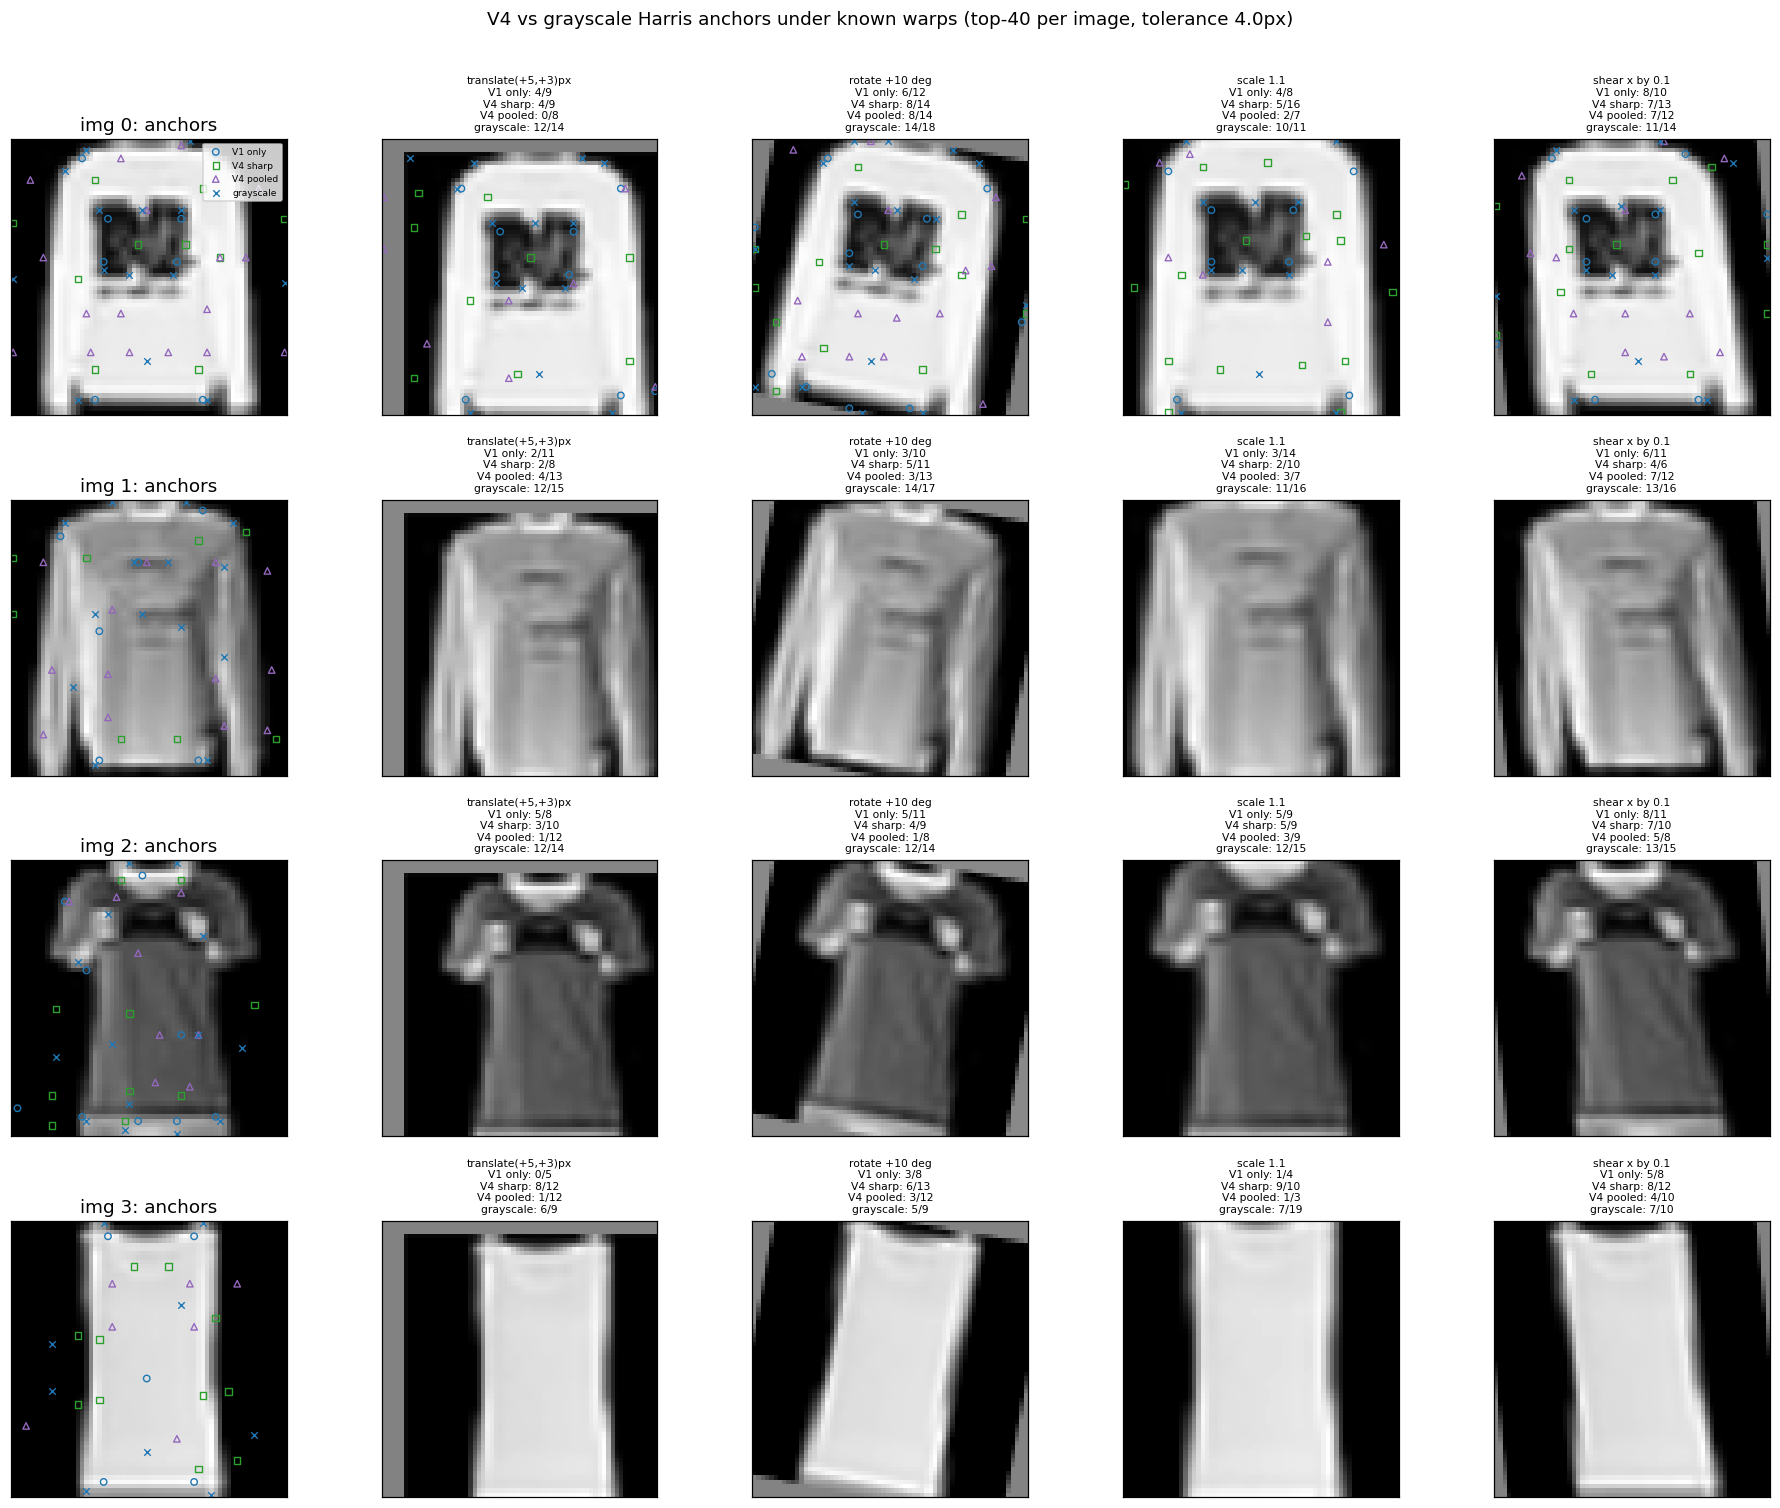

Here is the Python script that generated this plot:
"""V4 features as anchor-point detector for deformable registration.

Computes a Harris-style cornerness response on the rich V4 feature map
(320 oriented + multi-scale + Lie-group channels) instead of the
single-channel grayscale gradient. Locations where the feature
*vector* changes rapidly in two directions are candidate anchors --
analogous to Harris corners but using multi-scale, multi-orientation
content rather than raw pixel gradients.

Tests repeatability: detect anchors in the original image and in a
known-warped version, then count how many anchors line up under the
warp (within a small pixel tolerance). Compares against plain
grayscale Harris as a baseline.

Run:
    python examples/v4_anchor_points.py
"""

from __future__ import annotations

import argparse
import gzip
import os
import struct
import sys

import matplotlib
import matplotlib.pyplot as plt
import torch
import torch.nn.functional as F

sys.path.insert(0, os.path.join(os.path.dirname(__file__), os.pardir))

from zebrastack.common.it_stages import V4Backbone
from zebrastack.common.v4_recursive_filters import (
    RecursiveFiltersV4, standard_v1_spec,
)


def read_idx_images(path):
    with gzip.open(path, "rb") as f:
        magic, n, h, w = struct.unpack(">IIII", f.read(16))
        data = f.read(n * h * w)
    return torch.frombuffer(bytearray(data), dtype=torch.uint8).reshape(n, h, w).float() / 255.0


def harris_on_features(features: torch.Tensor, sigma: float = 2.0,
                       kappa: float = 0.04) -> torch.Tensor:
    """Harris cornerness on a multi-channel feature map.

    Standard Harris corner detector but the structure tensor is summed
    over the input feature channels rather than computed from a single
    grayscale image. Pixels where the feature vector changes rapidly in
    two directions get high scores.
    """
    f = features
    fx = torch.zeros_like(f); fy = torch.zeros_like(f)
    fx[..., :, 1:-1] = (f[..., :, 2:] - f[..., :, :-2]) * 0.5
    fy[..., 1:-1, :] = (f[..., 2:, :] - f[..., :-2, :]) * 0.5

    Ixx = (fx * fx).sum(dim=1, keepdim=True)
    Ixy = (fx * fy).sum(dim=1, keepdim=True)
    Iyy = (fy * fy).sum(dim=1, keepdim=True)

    ksize = int(round(6 * sigma)) | 1
    half = ksize // 2
    grid = torch.arange(ksize, dtype=torch.float32) - half
    g1d = torch.exp(-(grid ** 2) / (2.0 * sigma ** 2))
    g1d = g1d / g1d.sum()
    kx = g1d.view(1, 1, 1, ksize)
    ky = g1d.view(1, 1, ksize, 1)
    def smooth(t):
        t = F.pad(t, (half, half, half, half), mode="reflect")
        t = F.conv2d(t, kx)
        t = F.conv2d(t, ky)
        return t
    Ixx = smooth(Ixx); Ixy = smooth(Ixy); Iyy = smooth(Iyy)

    det = Ixx * Iyy - Ixy * Ixy
    tr = Ixx + Iyy
    return (det - kappa * tr * tr).squeeze(1)


def harris_grayscale(image: torch.Tensor, sigma: float = 2.0,
                     kappa: float = 0.04) -> torch.Tensor:
    """Standard Harris on a single-channel image (B, 1, H, W) -> (B, H, W)."""
    return harris_on_features(image, sigma=sigma, kappa=kappa)


def nms_topk(score: torch.Tensor, k: int, window: int = 9,
             min_score: float | None = None) -> torch.Tensor:
    """Non-maximum suppression. Returns (k, 2) tensor of (y, x) coordinates."""
    s = score.unsqueeze(0).unsqueeze(0)
    pooled = F.max_pool2d(s, kernel_size=window, stride=1, padding=window // 2)
    is_max = (s == pooled).squeeze(0).squeeze(0)
    s_flat = score * is_max.float()
    if min_score is not None:
        s_flat = s_flat * (s_flat > min_score).float()
    flat = s_flat.view(-1)
    vals, idx = flat.topk(min(k, flat.numel()))
    h, w = score.shape
    ys = idx // w
    xs = idx % w
    keep = vals > 0
    return torch.stack([ys[keep], xs[keep]], dim=-1)


def warp_image(image: torch.Tensor, theta: torch.Tensor) -> torch.Tensor:
    """Apply a 2x3 affine theta to an (B, 1, H, W) image via grid_sample."""
    grid = F.affine_grid(theta, image.shape, align_corners=False)
    return F.grid_sample(image, grid, mode="bilinear",
                         padding_mode="zeros", align_corners=False)


def transform_points(pts: torch.Tensor, theta: torch.Tensor,
                     h: int, w: int) -> torch.Tensor:
    """Transform anchor (y, x) coordinates by the inverse of theta.

    grid_sample warps the image so output(p) = input(theta @ p_norm).
    To find where an anchor in the *output* image came from in the
    *input* image, apply theta directly to the normalized output point.
    Reverses the transformation to give the corresponding input-image
    pixel for each output anchor.
    """
    if pts.numel() == 0:
        return pts
    ys = pts[:, 0].float()
    xs = pts[:, 1].float()
    nx = (xs / (w - 1)) * 2.0 - 1.0
    ny = (ys / (h - 1)) * 2.0 - 1.0
    nh = torch.stack([nx, ny, torch.ones_like(nx)], dim=-1)
    th = theta[0]
    out = nh @ th.t()
    sx = (out[:, 0] + 1.0) * 0.5 * (w - 1)
    sy = (out[:, 1] + 1.0) * 0.5 * (h - 1)
    return torch.stack([sy, sx], dim=-1)


def repeatability(pts_orig: torch.Tensor, pts_warped: torch.Tensor,
                  theta: torch.Tensor, h: int, w: int,
                  tol: float = 3.0) -> tuple[int, int]:
    """Count how many warped-image anchors lie close to a transformed orig anchor."""
    if pts_orig.numel() == 0 or pts_warped.numel() == 0:
        return 0, max(len(pts_warped), 1)
    pts_warped_in_orig = transform_points(pts_warped.float(), theta, h, w)
    diff = pts_orig.float().unsqueeze(0) - pts_warped_in_orig.unsqueeze(1)
    d = (diff ** 2).sum(dim=-1).sqrt()
    matched = (d.min(dim=-1).values < tol).sum().item()
    return int(matched), len(pts_warped)


def plot_anchors(ax, image: torch.Tensor, pts: torch.Tensor, title: str,
                 color: str = "lime"):
    ax.imshow(image.squeeze().numpy(), cmap="gray")
    if len(pts) > 0:
        ax.scatter(pts[:, 1].numpy(), pts[:, 0].numpy(),
                   s=20, facecolors="none", edgecolors=color, linewidths=1.0)
    ax.set_title(title); ax.set_xticks([]); ax.set_yticks([])


def main() -> int:
    parser = argparse.ArgumentParser()
    parser.add_argument("--data-dir", default="/tmp")
    parser.add_argument("--out", default="examples/v4_anchor_points.png")
    parser.add_argument("--size", type=int, default=64)
    parser.add_argument("--n-images", type=int, default=4)
    parser.add_argument("--top-k", type=int, default=40)
    parser.add_argument("--nms-window", type=int, default=9)
    parser.add_argument("--repeatability-tol", type=float, default=4.0)
    args = parser.parse_args()
    matplotlib.use("Agg")

    print("Loading Fashion-MNIST images...")
    imgs = read_idx_images(os.path.join(args.data_dir, "fmnist-train-images-idx3-ubyte.gz"))

    rng = torch.Generator().manual_seed(7)
    idx = torch.randperm(imgs.shape[0], generator=rng)[: args.n_images]
    images = imgs[idx]
    images = F.interpolate(images.unsqueeze(1), size=(args.size, args.size),
                           mode="bilinear", align_corners=False)
    images = (images - 0.5) * 2.0

    print("Building feature extractors (fixed analytic weights)...")
    spec = standard_v1_spec(
        n_orientations=4, frequencies=(0.30, 0.18, 0.10), kernel_size=13,
    )
    from zebrastack.common.v4_recursive_filters import GaborPowerBank
    v1_bank = GaborPowerBank(spec).eval()
    v4_sharp = V4Backbone(RecursiveFiltersV4(
        v1_spec=spec, recursive_octaves=2, recursive_kernel_size=21,
        use_v2_pooling=False,
        use_v4_dc_channel=False,
        use_v2_gabor=False,
    )).eval()
    v4_pooled = V4Backbone(RecursiveFiltersV4(
        v1_spec=spec, recursive_octaves=2, recursive_kernel_size=21,
        use_v2_pooling=True, v2_sigma_to_period=2.0,
        use_v4_dc_channel=False,
        use_v2_gabor=True, v2_gabor_frequencies=(0.06, 0.03),
        v2_gabor_kernel_size=17,
    )).eval()

    feature_extractors = {
        "V1 only":   v1_bank,
        "V4 sharp":  v4_sharp,
        "V4 pooled": v4_pooled,
    }
    print(f"  V1 only:   {spec.n_frequencies * spec.n_orientations} channels")
    print(f"  V4 sharp:  {v4_sharp.n_outputs} channels (no V2 pool / V2 Gabor)")
    print(f"  V4 pooled: {v4_pooled.n_outputs} channels (with V2 pool + V2 Gabor)")

    warps = {
        "translate(+5,+3)px": torch.tensor([[[1.0, 0.0, -10.0/(args.size-1)],
                                              [0.0, 1.0, -6.0/(args.size-1)]]]),
        "rotate +10 deg":     torch.tensor([[[ 0.9848,  0.1736, 0.0],
                                              [-0.1736,  0.9848, 0.0]]]),
        "scale 1.1":          torch.tensor([[[1.0/1.1, 0.0, 0.0],
                                              [0.0, 1.0/1.1, 0.0]]]),
        "shear x by 0.1":     torch.tensor([[[1.0, -0.1, 0.0],
                                              [0.0,  1.0, 0.0]]]),
    }

    detector_names = list(feature_extractors.keys()) + ["grayscale"]
    repeat = {name: {d: 0 for d in detector_names} for name in warps}
    total  = {name: {d: 0 for d in detector_names} for name in warps}

    fig_rows = args.n_images
    fig_cols = 1 + len(warps)
    fig, axes = plt.subplots(fig_rows, fig_cols,
                             figsize=(3.4 * fig_cols, 3.4 * fig_rows))
    if fig_rows == 1:
        axes = axes[None, :]

    def detect_anchors(img: torch.Tensor, name: str) -> tuple[torch.Tensor, torch.Tensor]:
        if name == "grayscale":
            score = harris_grayscale(img)[0]
        else:
            with torch.no_grad():
                feats = feature_extractors[name](img)
            score = harris_on_features(feats)[0]
        pts = nms_topk(score, args.top_k, window=args.nms_window)
        return score, pts

    for r in range(args.n_images):
        img = images[r:r+1]
        h_im = w_im = args.size

        # Score and detect anchors in original image for each detector.
        anchors_orig = {name: detect_anchors(img, name)[1] for name in detector_names}

        # Show original image with all anchor sets overlaid.
        ax = axes[r, 0]
        ax.imshow(img.squeeze().numpy(), cmap="gray")
        colors = {"V1 only": "tab:blue", "V4 sharp": "tab:green",
                  "V4 pooled": "tab:purple", "grayscale": "tab:orange"}
        markers = {"V1 only": "o", "V4 sharp": "s", "V4 pooled": "^", "grayscale": "x"}
        for name in detector_names:
            pts = anchors_orig[name]
            if len(pts) > 0:
                ax.scatter(pts[:, 1].numpy(), pts[:, 0].numpy(),
                           s=18, marker=markers[name],
                           facecolors="none" if markers[name] != "x" else None,
                           edgecolors=colors[name], linewidths=0.9, label=name)
        ax.set_title(f"img {r}: anchors"); ax.set_xticks([]); ax.set_yticks([])
        if r == 0:
            ax.legend(fontsize=6, loc="upper right")

        # For each warp, detect anchors in warped image and compute repeatability.
        for w_idx, (name, theta) in enumerate(warps.items()):
            warped = warp_image(img, theta)
            ax = axes[r, 1 + w_idx]
            ax.imshow(warped.squeeze().numpy(), cmap="gray")
            stats = []
            for d in detector_names:
                _, pts_w = detect_anchors(warped, d)
                m, n_w = repeatability(anchors_orig[d], pts_w, theta, h_im, w_im,
                                        tol=args.repeatability_tol)
                repeat[name][d] += m
                total[name][d]  += n_w
                if r == 0 and len(pts_w) > 0:
                    ax.scatter(pts_w[:, 1].numpy(), pts_w[:, 0].numpy(),
                               s=18, marker=markers[d],
                               facecolors="none" if markers[d] != "x" else None,
                               edgecolors=colors[d], linewidths=0.9)
                stats.append(f"{d}: {m}/{n_w}")
            ax.set_title(f"{name}\n" + "\n".join(stats), fontsize=7)
            ax.set_xticks([]); ax.set_yticks([])

    print("\nRepeatability (matches / warped anchors, summed over images):")
    header = f"{'warp':22s} | " + " | ".join(f"{d:>14s}" for d in detector_names)
    print(header); print("-" * len(header))
    for wn in warps:
        row = []
        for d in detector_names:
            r_val = repeat[wn][d] / max(total[wn][d], 1)
            row.append(f"{repeat[wn][d]:>3d}/{total[wn][d]:<3d} {r_val:4.0%}")
        print(f"{wn:22s} | " + " | ".join(row))

    # Multi-tolerance evaluation: are V4 anchors roughly correct but
    # less precise, or genuinely worse?
    tols = [2.0, 4.0, 8.0, 16.0]
    print(f"\nRepeatability vs match tolerance (averaged over warps and images):")
    header = f"{'tolerance':>10s} | " + " | ".join(f"{d:>10s}" for d in detector_names)
    print(header); print("-" * len(header))
    for tol in tols:
        row = []
        for d in detector_names:
            matched = 0; n_warped = 0
            for r_idx in range(args.n_images):
                img = images[r_idx:r_idx+1]
                _, pts_orig = detect_anchors(img, d)
                for theta in warps.values():
                    warped = warp_image(img, theta)
                    _, pts_w = detect_anchors(warped, d)
                    m, nw = repeatability(pts_orig, pts_w, theta,
                                           args.size, args.size, tol=tol)
                    matched += m; n_warped += nw
            row.append(f"{matched / max(n_warped, 1):10.1%}")
        print(f"{tol:>10.1f} | " + " | ".join(row))

    fig.suptitle("V4 vs grayscale Harris anchors under known warps "
                 f"(top-{args.top_k} per image, tolerance {args.repeatability_tol}px)",
                 y=1.005)
    fig.tight_layout()
    os.makedirs(os.path.dirname(args.out) or ".", exist_ok=True)
    fig.savefig(args.out, dpi=110, bbox_inches="tight")
    print(f"\nSaved figure to {args.out}")
    return 0


if __name__ == "__main__":
    raise SystemExit(main())
